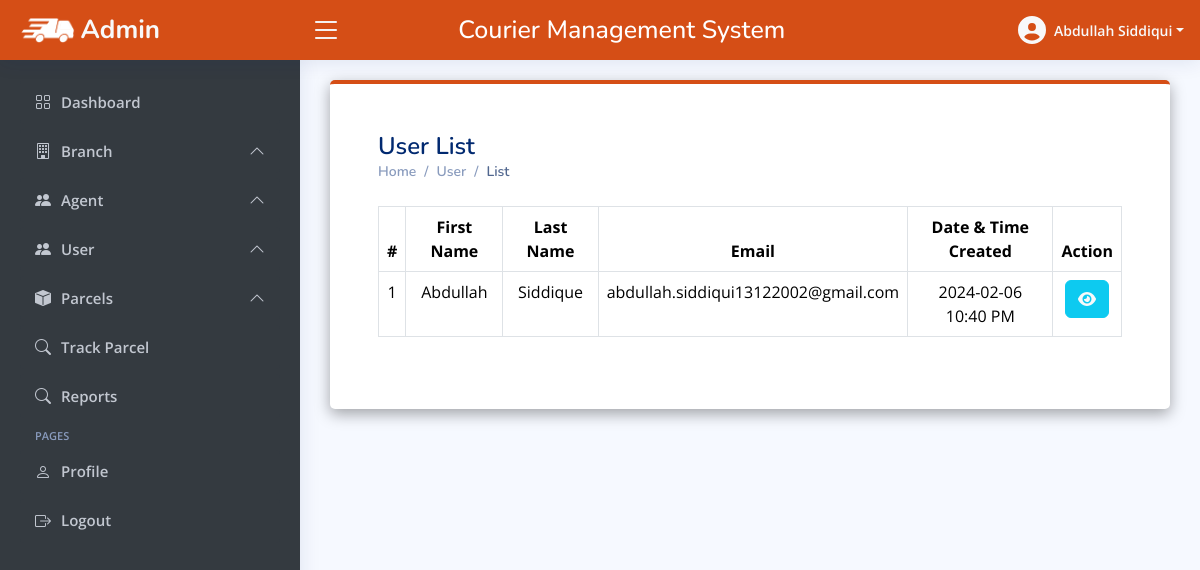
The app's page /admin/user_list.php (signed in) with its own data.
### tables this page shows
CREATE TABLE `user` (
  `id` int(11) NOT NULL,
  `firstname` varchar(255) NOT NULL,
  `lastname` varchar(255) NOT NULL,
  `email` varchar(255) NOT NULL,
  `password` varchar(255) NOT NULL,
  `token` varchar(255) NOT NULL,
  `date_created` datetime NOT NULL DEFAULT current_timestamp()
);

### admin/user_list.php (the view, shortened to what this page needs)
<?php
if(isset($_SESSION['email'])){
    include("header.php");
    include("topbar.php");
    include("sidebar.php");
    require("../include/connection.php");
    $read = "SELECT * FROM `user` ORDER BY id DESC;";
    $result = mysqli_query($connection, $read);
    if($result){
?>
<head>
</head>
<main id="main" class="main mt-n1">
    <section class="p-5" style="background-color: white; border-top: 4px solid #D54E16; border-radius: 5px; box-shadow: rgba(0, 0, 0, 0.35) 0px 5px 15px;">
        <div class="pagetitle">
            <h1>User List</h1>
            <nav>
                <ol class="breadcrumb">
                    <li class="breadcrumb-item"><a href="index.php">Home</a></li>
                    <li class="breadcrumb-item">User</li>
                    <li class="breadcrumb-item active">List</li>
                </ol>
            </nav>
        </div>
        <section class="section my-4">
            <div class="col-lg-12">
                <table class="table table-bordered text-center">
                    <thead>
                        <tr>
                            <th scope="col">#</th>
                            <th scope="col">First Name</th>
                            <th scope="col">Last Name</th>
                            <th scope="col">Email</th>
                            <th scope="col">Date & Time Created</th>
                            <th scope="col">Action</th>
                        </tr>
                    </thead>
                    <tbody id="branch_tablebody">
                        <?php
                        if(mysqli_num_rows($result) > 0){
                            $i=1;
                            while($row = mysqli_fetch_assoc($result)){
                                $user_id = $row["id"];
                                $datetime = $row["date_created"];
                                $timestamp = strtotime($datetime);
                                $date = date("Y-m-d", $timestamp);
                                $time24Hour  = date("H:i:s", $timestamp);
                                $time12Hour = date("h:i A", strtotime($time24Hour));
                        ?>
                                <tr>
                                    <td><?= $i ?></td>
                                    <td><?= $row["firstname"] ?></td>
                                    <td><?= $row["lastname"] ?></td>
                                    <td><?= $row["email"] ?></td>
                                    <td><?= $date." ".$time12Hour ?></td>
                                    <td class='text-center'>
                                        <div class='btn-group'>
                                            <a data-bs-toggle='modal' data-bs-target='#exampleModal<?= $user_id ?>' class='btn btn-info btn-flat view_parcel_history text-light'><i class='fas fa-eye'></i></a>
                                        </div>
                                    </td>
                                </tr>
                        <?php
                                $i++;
                            }
                        }
                        ?>
                    </tbody>
                </table>
            </div>
        </section>
    </section>
</main>
<?php
    include("footer.php");
    $result = mysqli_query($connection, $read);
    while($row = mysqli_fetch_assoc($result)){
        $user_id = $row["id"];
        $read_user_data = "SELECT * FROM user WHERE `id` = '$user_id';";
        $result_user_data =  mysqli_query($connection,$read_user_data);
        if($result_user_data){
            $row_user_data = mysqli_fetch_assoc($result_user_data);
            $firstname = $row_user_data["firstname"];
            $lastname = $row_user_data["lastname"];
            $email = $row_user_data["email"];
        }
?>
    <div class="modal fade" id="exampleModal<?= $user_id ?>" tabindex="-1" aria-labelledby="exampleModalLabel" aria-hidden="true">
        <div class="modal-dialog modal-fullscreen">
            <div class="modal-content">
                <div class="modal-header">
                    <h1 class="modal-title fs-5" id="exampleModalLabel">Courier History of: <?= $firstname.' '.$lastname ?></h1>
                    <span>Email: <?= $email ?></span>
                </div>
                <div class="modal-body">
                                        <div class="container-fluid">
                                          <div class="col-lg-12">
                                            <div class="row">
                                              <div class="col-md-12 p-3 mb-5" style="border-left: 4px solid #D54E16; padding-left: 7px; border-radius: 5px; box-shadow: rgba(0, 0, 0, 0.15) 0px 15px 25px, rgba(0, 0, 0, 0.05) 0px 5px 10px;">
                                                <div class="callout callout-info">
                                                  <?php
                                                  $read_user = "SELECT * FROM `parcel` WHERE `sender_email` = '$email'";
                                                  $result_user = mysqli_query($connection,$read_user);
                                                  if($result_user){
                                                    ?>
                                                    <table class="table table-bordered text-center">
                                                      <thead>
                                                        <tr>
                                                          <th scope="col">#</th>
                                                          <th scope="col">Recipient Name</th>
                                                          <th scope="col">Recipient Email</th>
			                                                    <th scope="col">Weight</th>
			                                                    <th scope="col">Amount</th>
			                                                    <th scope="col">Parcel Status</th>
			                                                    <th scope="col">Date Created</th>
                                                        </tr>
                                                      </thead>
                                                      <tbody>
                                                    <?php
                                                    if(mysqli_num_rows($result_user) > 0){
                                                      $p=1;
                                                      while($row_user = mysqli_fetch_assoc($result_user)){
                                                        ?>
                                                        <tr>
                                                          <td><?= $p ?></td>
                                                          <td><?= $row_user["recipient_name"] ?></td>
                                                          <td><?= $row_user["recipient_email"] ?></td>
                                                          <td><?= $row_user["weight"] ?></td>
                                                          <td><?= number_format($row_user["amount"]) ?></td>
                                                          <td class="text-center">
                                        <?php
                                        if ($row_user['parcel_status'] == 1) {
                                            echo "<span class='badge rounded-pill text-bg-primary bg-gradient text-light'>Item Accepted by Courier</span>";
                                        } elseif ($row_user['parcel_status'] == 2) {
                                            echo "<span class='badge rounded-pill text-bg-primary bg-gradient text-light'>Collected</span>";
                                        } elseif ($row_user['parcel_status'] == 3) {
                                            echo "<span class='badge rounded-pill text-bg-primary bg-gradient text-light'>Shipped</span>";
                                        } elseif ($row_user['parcel_status'] == 4) {
                                            echo "<span class='badge rounded-pill text-bg-success bg-gradient text-light'>Delivered</span>";
                                        } else {
                                            echo "<span class='badge rounded-pill text-bg-danger bg-gradient text-light'>Unsuccessful Delivery Attempt</span>";
                                        }
                                        ?>
                                    </td>
                                    <td><?= date("M d, Y",strtotime($row_user["date_created"])) ?></td>
                                                        <tr>
                                                        <?php
                                                        $p++;
                                                      }
                                                    }
                                                    ?>
                                                    </tbody>
                                                  </table>
                                                    <?php
                                                  }
                                                  ?>
                                                </div>
                                              </div>
                                            </div>
                                          </div>
                                        </div>
                                      </div>
                                      <div class="modal-footer display">
                                        <button type="button" class="btn btn-secondary" data-bs-dismiss="modal">Close</button>
                                      </div>
            </div>
        </div>
    </div>
<?php
    }}
}
else{
    header("location: login.php");
}
?>

### admin/topbar.php (shortened to what this page needs)
<?php
include("header.php");
require("../include/connection.php");
$read = "SELECT * FROM `admin`;";
$result_read = mysqli_query($connection,$read);
if($result_read){
    $row = mysqli_fetch_assoc($result_read);
    $firstname = $row["firstname"];
    $lastname = $row["lastname"];
}
?>
<head>
<link rel="stylesheet" href="https://cdnjs.cloudflare.com/ajax/libs/sweetalert2/11.0.18/sweetalert2.min.css" />
</head>
<header id="header" class="header fixed-top d-flex align-items-center">
<div class="d-flex align-items-center justify-content-between">
  <a href="index.php" class="logo d-flex align-items-center">
    <img src="assets/EXpress Delivery (5).png" alt="">
    <span class="d-none d-lg-block text-light">Admin</span>
  </a>
  <i class="bi bi-list toggle-sidebar-btn text-light"></i>
</div>
<div class="mx-auto mt-2">
  <h2 class="heading">Courier Management System</h2>
</div>
<nav class="header-nav ms-auto">
  <ul class="d-flex align-items-center">
    <li class="nav-item dropdown pe-3">
      <a class="nav-link nav-profile d-flex align-items-center pe-0" href="#" data-bs-toggle="dropdown">
      <i class="fa-solid fa-circle-user fs-3 text-light"></i>
        <span class="d-none d-md-block dropdown-toggle ps-2 text-light"><?= $firstname.' '.$lastname ?></span>
      </a>
    </li>
  </ul>
</nav>
</header>

### admin/assets/css/style.css (style rules this page uses)
:root { scroll-behavior: smooth; }
body { font-family: "Open Sans", sans-serif; background: #f6f9ff; color: #444444; }
a { color: #4154f1; text-decoration: none; }
h1, h2, h3, h4, h5, h6 { font-family: "Nunito", sans-serif; }
#main { margin-top: 60px; padding: 20px 30px; transition: all 0.3s; }
.pagetitle { margin-bottom: 10px; }
.pagetitle h1 { font-size: 24px; margin-bottom: 0; font-weight: 600; color: #012970; }
.breadcrumb { font-size: 14px; font-family: "Nunito", sans-serif; color: #899bbd; font-weight: 600; }
.breadcrumb a { color: #899bbd; transition: 0.3s; }
.breadcrumb .breadcrumb-item::before { color: #899bbd; }
.breadcrumb .active { color: #51678f; font-weight: 600; }
.logo { line-height: 1; }
@media (min-width: 1200px) { .logo { width: 280px; } }
.logo img { max-height: 26px; margin-right: 6px; }
.logo span { font-size: 26px; font-weight: 700; color: #012970; font-family: "Nunito", sans-serif; }
.header { transition: all 0.5s; z-index: 997; height: 60px; box-shadow: 0px 2px 20px rgba(1, 41, 112, 0.1); background-color: #fff; padding-left: 20px; }
.header .toggle-sidebar-btn { font-size: 32px; padding-left: 10px; cursor: pointer; color: #012970; }
.header-nav ul { list-style: none; }
.header-nav>ul { margin: 0; padding: 0; }
.header-nav .nav-profile { color: #012970; }
.header-nav .nav-profile span { font-size: 14px; font-weight: 600; }
@media (min-width: 1200px) { #main, #footer { margin-left: 300px; } }

### admin/topbar.php (style rules this page uses)
.heading { font-size: 25px; }
header, .top-drop { background-color: #D54E16 !important; color: white !important; }

### records on screen
user: firstname "Abdullah", lastname "Siddique", email "abdullah.siddiqui13122002@gmail.com", date_created "2024-02-06", date_created "10:40 PM"

### other values on screen
$firstname "Abdullah"
$lastname "Siddiqui"
